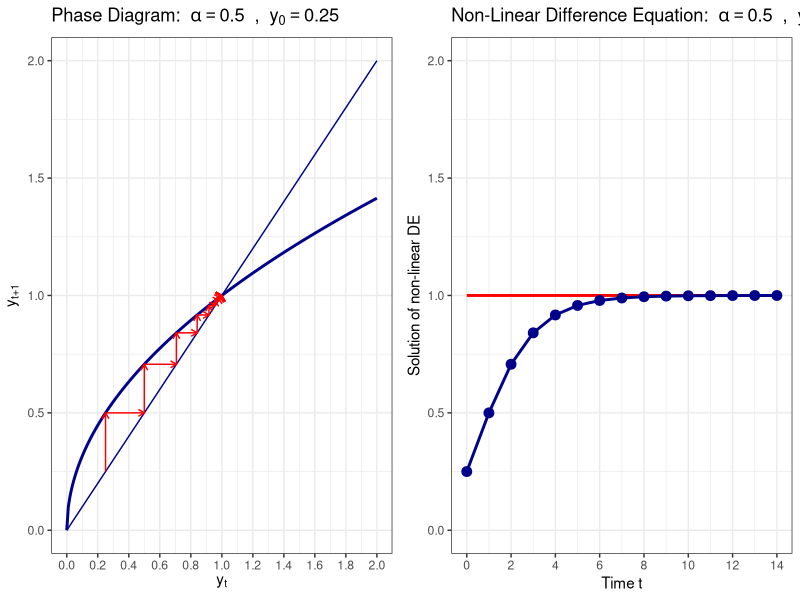
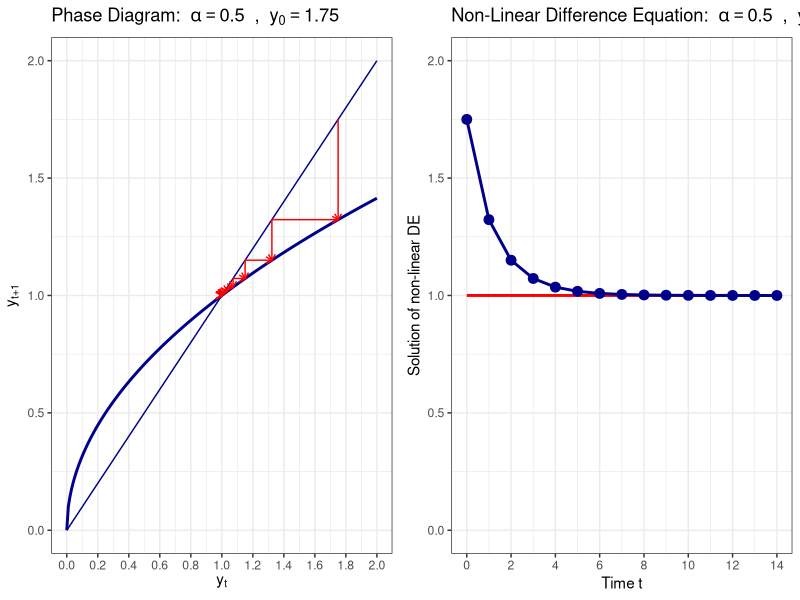
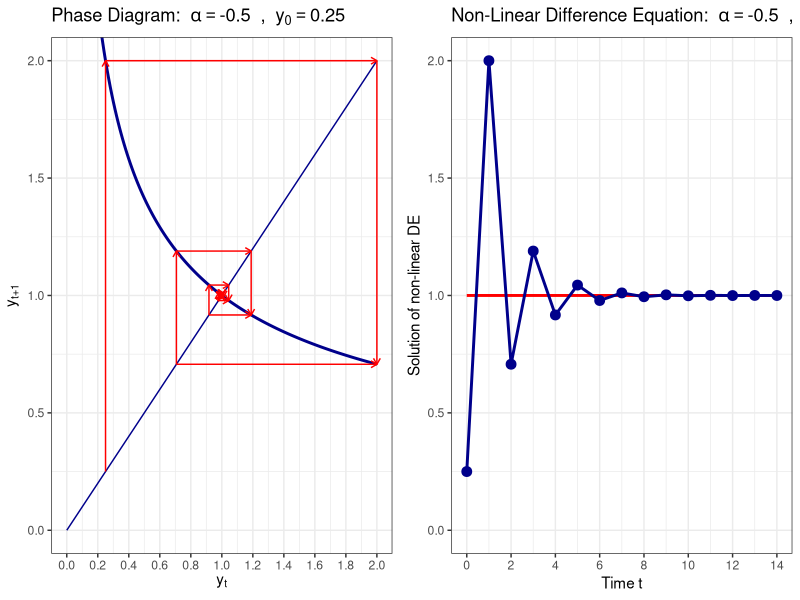
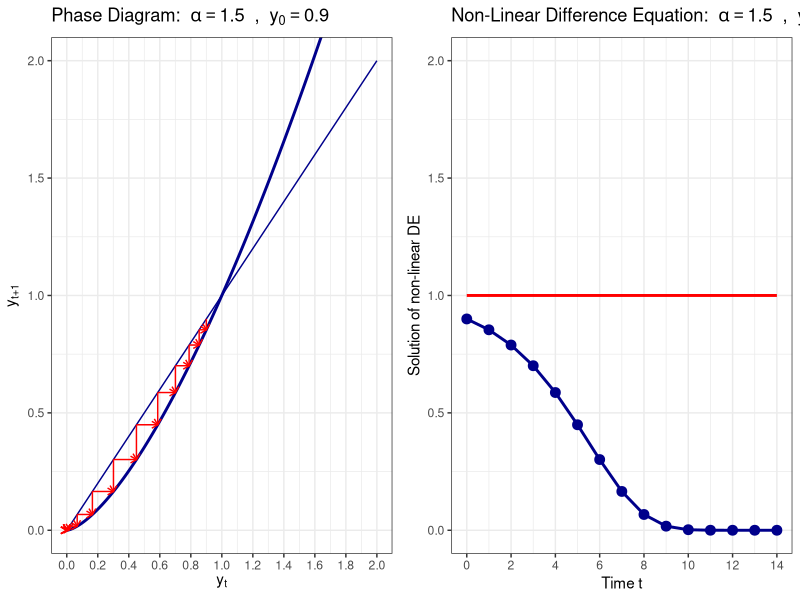
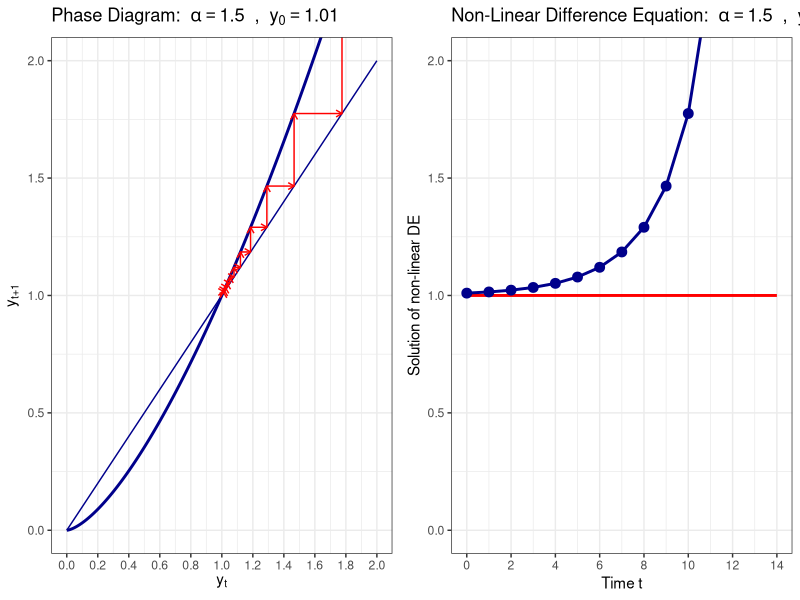
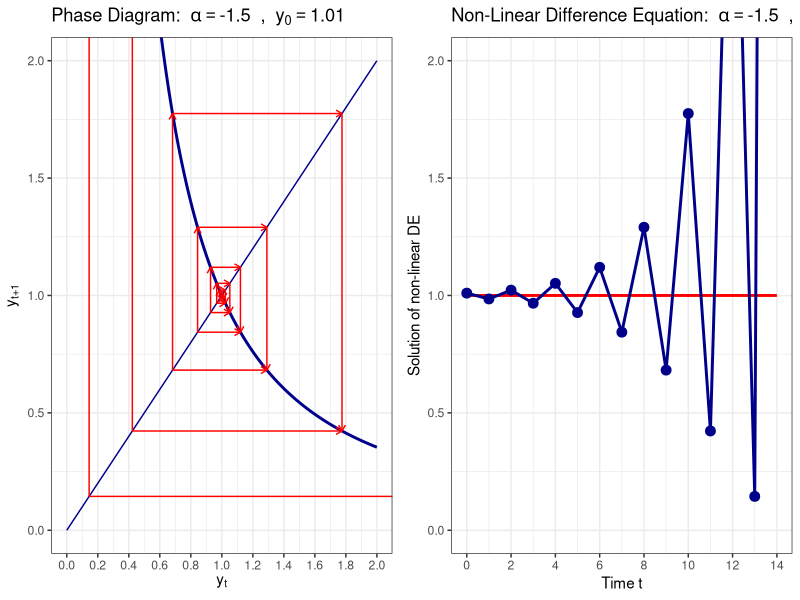

The R source for these figures, in order:
## ---- chunk 1
rm(list = ls())
library(reshape2)
library(base)
library(ggplot2)
library(grid)
library(stringr)
library(tidyverse)
library(gridExtra) 
## ---- chunk 2
diff_eq <- function(y_0, alpha, T) {
  y <- y_0
  if(T > 0) {
    for (t in 2:(T+1)) {
      y[t] = y[t-1]^alpha
    }
  }
  return(y)
}
## ---- chunk 3
plot_phase <- function(y_0, alpha, T) {
  
  # simulate equation forward
  y <- diff_eq(y_0, alpha, T)
  
  # First plot the function itself
  dat <- data.frame(
    x = seq(0.0, 2, by=0.01),
    f = seq(0.0, 2, by=0.01)^alpha
  )
  
  myplot <- ggplot(data=dat) + 
    geom_line(aes(x=x, y=f), color= "darkblue", size=1) +
    geom_line(aes(x=x, y=x), color= "darkblue", size=0.5) +
    coord_cartesian(xlim=c(0, 2), ylim=c(0, 2)) + 
    scale_x_continuous(breaks=seq(0, 2, 0.2)) +
    labs(x = expression('y'['t']),
         y = expression('y'['t+1']),
         title= bquote("Phase Diagram: " ~ alpha == .(alpha) ~ " , " ~ y[0] == .(y_0))) +
    theme_bw()
  
  # add single steps to the phase diagram
  if(T >= 1) {
    for (t in 1:T) {
      
      # add the vertical line
      dat <- data.frame(d1 = c(y[t], y[t]),
                        d2 = c(y[t], y[t+1]))
      myplot <- myplot + geom_line(data=dat, aes(x=d1, y=d2), color = "red", size=0.5, arrow = arrow(length = unit(0.02, "npc")))
      
      # add the horizontal line
      dat <- data.frame(d1 = c(y[t], y[t+1]),
                        d2 = c(y[t+1], y[t+1]))
      myplot <- myplot + geom_line(data=dat, aes(x=d1, y=d2), color = "red", size=0.5, arrow = arrow(length = unit(0.02, "npc")))
    }
  }
  
  # print the plot
  return(myplot)
}
## ---- chunk 4
plot_diff <- function(y_0, alpha, T) {
  
  # simulate equation forward
  y <- diff_eq(y_0, alpha, T)
  
  # generate plotting data
  dat <- data.frame(
    time = seq(0, T, 1),
    DE = y,
    stst = array(1, c(T+1))
  )
  
  aval <- sprintf("%5.2f", alpha)
  yval <- sprintf("%5.2f", y_0)
  
  # now generate the plot
  myplot <- ggplot(data=dat) + 
    geom_line(aes(x=time, y=stst), color="red", size=1) +
    geom_line(aes(x=time, y=DE), color="darkblue", size=1) +
    geom_point(aes(x=time, y=DE), color="darkblue", size=3, show.legend = FALSE) +
    coord_cartesian(xlim=c(0, T), ylim=c(0,2)) + 
    scale_x_continuous(breaks=seq(0, T, 2)) +
    labs(x = "Time t",
         y = "Solution of non-linear DE",
         title= bquote("Non-Linear Difference Equation: " ~ alpha == .(alpha) ~ " , " ~ y[0] == .(y_0))) +
    theme_bw()
  
  # print the plot
  return(myplot)
}
## ---- chunk 5
plot_both <- function(y_0, alpha, T) {
  
  #  phase diagram
  phase_diagram <- plot_phase(y_0, alpha, T)
  
  # time diagram
  time_diagram <- plot_diff(y_0, alpha, T)
  
  # plot one next to the other
  grid.arrange(phase_diagram, time_diagram, ncol=2)
}
## ---- chunk 6
T = 14;

plot_both(0.25, 0.5, T)
## ---- chunk 7
plot_both(1.75, 0.5, T)
## ---- chunk 8
plot_both(0.25, -0.5, T)
## ---- chunk 9
plot_both(0.9, 1.5, T)
## ---- chunk 10
plot_both(1.01, 1.5, T)
## ---- chunk 11
plot_both(1.01, -1.5, T)
